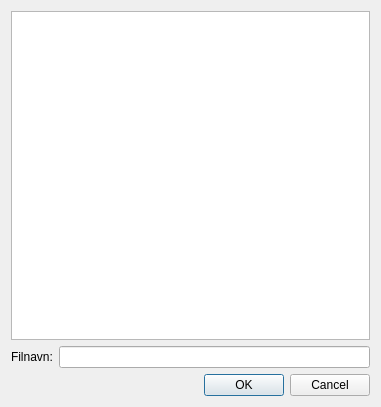
<?xml version="1.0" encoding="UTF-8"?>
<ui version="4.0">
 <class>FixedFolderDialog</class>
 <widget class="QDialog" name="FixedFolderDialog">
  <property name="geometry">
   <rect>
    <x>0</x>
    <y>0</y>
    <width>381</width>
    <height>407</height>
   </rect>
  </property>
  <property name="windowTitle">
   <string>Dialog</string>
  </property>
  <layout class="QVBoxLayout" name="verticalLayout_3">
   <item>
    <layout class="QVBoxLayout" name="verticalLayout_2">
     <item>
      <layout class="QVBoxLayout" name="verticalLayout">
       <item>
        <widget class="QTreeView" name="treeView">
         <attribute name="headerVisible">
          <bool>false</bool>
         </attribute>
        </widget>
       </item>
       <item>
        <layout class="QHBoxLayout" name="horizontalLayout">
         <item>
          <widget class="QLabel" name="label">
           <property name="text">
            <string>Filnavn:</string>
           </property>
          </widget>
         </item>
         <item>
          <widget class="QLineEdit" name="lineEdit"/>
         </item>
        </layout>
       </item>
      </layout>
     </item>
     <item>
      <widget class="QDialogButtonBox" name="buttonBox">
       <property name="orientation">
        <enum>Qt::Horizontal</enum>
       </property>
       <property name="standardButtons">
        <set>QDialogButtonBox::Cancel|QDialogButtonBox::Ok</set>
       </property>
      </widget>
     </item>
    </layout>
   </item>
  </layout>
 </widget>
 <resources/>
 <connections>
  <connection>
   <sender>buttonBox</sender>
   <signal>accepted()</signal>
   <receiver>FixedFolderDialog</receiver>
   <slot>accept()</slot>
   <hints>
    <hint type="sourcelabel">
     <x>248</x>
     <y>254</y>
    </hint>
    <hint type="destinationlabel">
     <x>157</x>
     <y>274</y>
    </hint>
   </hints>
  </connection>
  <connection>
   <sender>buttonBox</sender>
   <signal>rejected()</signal>
   <receiver>FixedFolderDialog</receiver>
   <slot>reject()</slot>
   <hints>
    <hint type="sourcelabel">
     <x>316</x>
     <y>260</y>
    </hint>
    <hint type="destinationlabel">
     <x>286</x>
     <y>274</y>
    </hint>
   </hints>
  </connection>
 </connections>
</ui>
